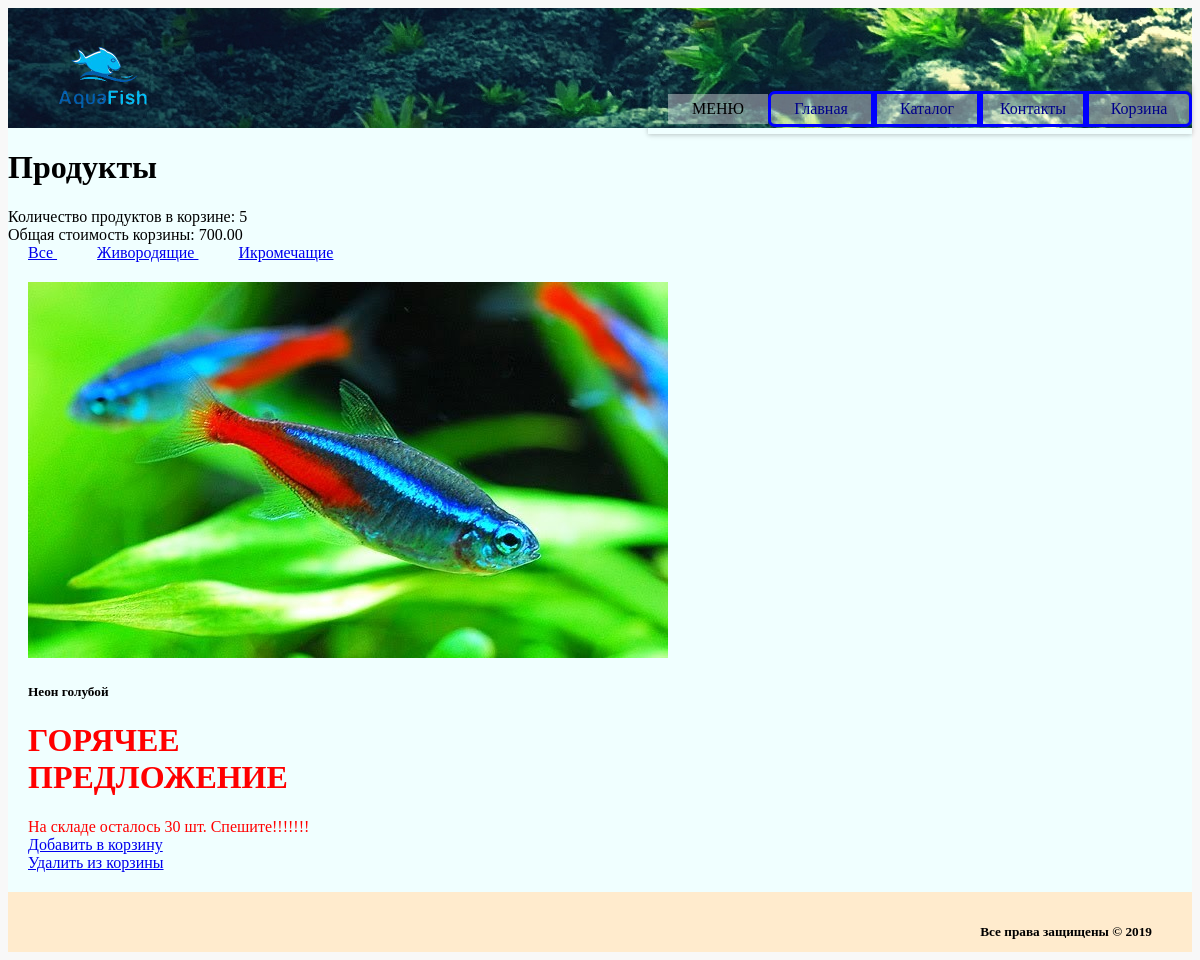
The page /products/ (signed in) on the database its author committed.
### authapp/models.py (models this page shows, shortened)
class ShopUser(AbstractUser):
    class Meta:
        verbose_name = 'пользователь'
        verbose_name_plural = 'пользователи'
    avatar = models.ImageField(upload_to='users_avatars', blank=True)
    age = models.PositiveIntegerField(verbose_name='возраст')

### basketapp/models.py (models this page shows, shortened)
class BasketSlot(models.Model):
    class Meta:
        verbose_name = 'Слот корзины'
        verbose_name_plural = 'Слоты корзины'
    user = models.ForeignKey(settings.AUTH_USER_MODEL, on_delete=models.CASCADE, related_name='basket')
    product = models.ForeignKey(Product, on_delete=models.CASCADE)
    quantity = models.PositiveIntegerField(verbose_name='количество', default=1)
    add_datetime = models.DateTimeField(verbose_name='время создания', auto_now_add=True)
    def get_price(self):
        return self.quantity * self.product.price
    cost = property(get_price)

### mainapp/models.py (models this page shows, shortened)
class Product(models.Model):
    category = models.ForeignKey(ProductCategory, on_delete=models.CASCADE)
    name = models.CharField(verbose_name='имя продукта', max_length=128)
    image = models.ImageField(upload_to='products_images', blank=True)
    description = models.TextField(verbose_name='описание продукта', blank=True)
    price = models.DecimalField(verbose_name='цена продукта', max_digits=8, decimal_places=2, default=0)
    quantity = models.PositiveIntegerField(verbose_name='количество на складе', default=0)
    is_hot = models.BooleanField(verbose_name='горячее предложение', default=False)

class ProductCategory(models.Model):
    name = models.CharField(verbose_name='имя', max_length=64, unique=True)
    description = models.TextField(verbose_name='описание', blank=True)

### mainapp/views.py (the view)
# urls.py: path('', products, name='index'),
def products(request, pk=None):
    products = Product.objects.all()
    basket = []
    if request.user.is_authenticated:
        basket = request.user.basket.all()
    if pk is not None:
        if pk:
           category = get_object_or_404(ProductCategory, pk=pk)
           products = products.filter(category=category)
        context = {'products': products, 'categories': ProductCategory.objects.all(), 'basket': basket, }
        return render(request, 'mainapp/products.html', context)
    else:
        hot_product = Product.objects.filter(is_hot=True).first()
        context = {'hot_product': hot_product, 'categories': ProductCategory.objects.all(), 'basket': basket, }
        return render(request, 'mainapp/hot_product.html', context)

### mainapp/templatetags/custom_tags.py (called while the page is built)
@register.filter
def basket_total_quantity(user):
    if user.is_anonymous:
        return 0
    else:
        basket = user.basket.all()
        total_quantity = sum(list(map(lambda basket_slot: basket_slot.quantity, basket)))
        return total_quantity

@register.filter
def basket_total_cost(user):
    if user.is_anonymous:
        return 0
    else:
        basket = user.basket.all()
        total_cost = sum(list(map(lambda basket_slot: basket_slot.cost, basket)))
        return total_cost

### mainapp/templates/mainapp/hot_product.html (shortened to what this page needs)
{% extends 'mainapp/base.html' %}
{% load custom_tags %}
{% block content %}
    <h1>Продукты</h1>
    <div>Количество продуктов в корзине: {{ request.user|basket_total_quantity }}</div>
    <div>Общая стоимость корзины: {{ request.user|basket_total_cost }}</div>
    {% include 'mainapp/includes/inc_category_menu.html' %}
    <div style="display: flex; flex-wrap: wrap;" class="category-products clearfix">
        <div style="margin: 20px" class="block">
              <div class="card" style="width: 18rem;">
                  <img src="/media/{{ hot_product.image }}" class="card-img-top" alt="hot_product">
                  <div class="card-body">
                      <h5 class="card-title">{{ hot_product.name }}</h5>
                      <h1 style="color: red;">ГОРЯЧЕЕ ПРЕДЛОЖЕНИЕ</h1>
                      <div style="color: red;">На складе осталось {{hot_product.quantity}} шт. Спешите!!!!!!!</div>
                      <a href="{% url 'basket:add' hot_product.pk %}">Добавить в корзину</a>
                      <br>
                      <a href="{% url 'basket:remove' hot_product.pk %}">Удалить из корзины</a>
                  </div>
              </div>
          </div>
    </div>
{% endblock %}

### mainapp/templates/mainapp/includes/inc_category_menu.html (shortened to what this page needs)
<a style="margin: 0 20px" href="{% url 'products:category' 0 %}"
   class="">
    Все
</a>
{% for category in categories %}
    <a style="margin: 0 20px" href="{% url 'products:category' category.pk %}"
       class="">
        {{ category.name }}
    </a>
{% endfor %}

### static/css/style.css (style rules this page uses)
body { background-color: #f8f8f8 }

### rows shown on the page
ShopUser: user|basket_total_quantity "5", user|basket_total_cost "700.00"
ProductCategory: name "Живородящие"
ProductCategory: name "Икромечащие"
Product: image (picture), name "Неон голубой", quantity "30"
